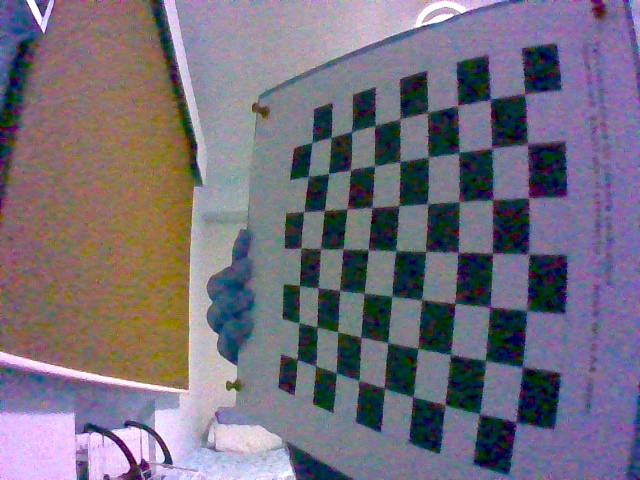
#> input picture jetbotcar/calibration/Img_00_16_59.jpg, 640 x 480 px
$ python undistort.py Img_00_16_59.jpg   (older library calls are emulated)
#> lines starting #> are read from the running program, lines starting #| are printed output that depends on the picture
# You should replace these 3 lines with the output in calibration step
import numpy as np
import cv2
import sys

DIM=(640, 480)
K=np.array([[303.50302110360155, 0.0, 309.3304248853367], [0.0, 301.7866827641378, 250.41685282205265], [0.0, 0.0, 1.0]])
D=np.array([[0.04531290460366392], [-1.330731154170817], [4.949802075414228], [-5.589086135185314]])
def undistort(img_path):
#> called with img_path = 'Img_00_16_59.jpg'
    img = cv2.imread(img_path)
#> img is the input picture: shape (480, 640, 3); mean B, G, R 124, 109.7, 115.5
    h,w = img.shape[:2]
#> h = 480; w = 640
    map1, map2 = cv2.fisheye.initUndistortRectifyMap(K, D, np.eye(3), K, DIM, cv2.CV_16SC2)
    undistorted_img = cv2.remap(img, map1, map2, interpolation=cv2.INTER_LINEAR, borderMode=cv2.BORDER_CONSTANT)
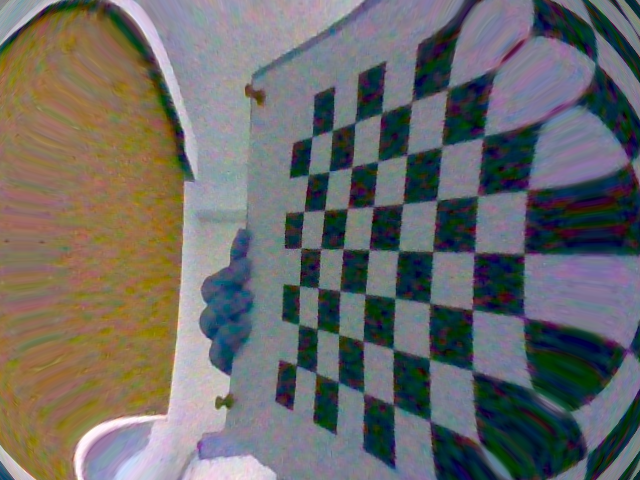
#> undistorted_img: shape (480, 640, 3); mean B, G, R 103.5, 104.9, 105.5
    cv2.imshow("undistorted", undistorted_img)
    cv2.waitKey(0)
    cv2.destroyAllWindows()
if __name__ == '__main__':
    for p in sys.argv[1:]:
        undistort(p)

$ run again, on jetbotcar/calibration/Img_00_17_05.jpg
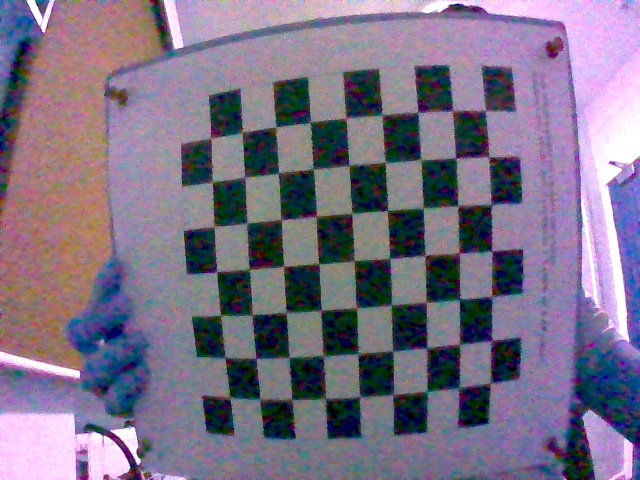
#> input picture jetbotcar/calibration/Img_00_17_05.jpg, 640 x 480 px
#> in undistort, img is the input picture: shape (480, 640, 3); mean B, G, R 134.7, 113.5, 123.5
#> in undistort, `undistorted_img = cv2.remap(img, map1, map2, interpolation=cv2.INTER_L..`:
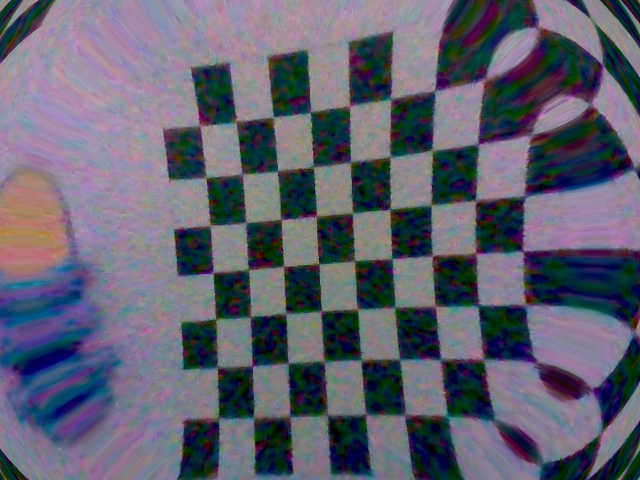
#> undistorted_img: shape (480, 640, 3); mean B, G, R 111.8, 96.1, 96.4

$ run again, on jetbotcar/calibration/Img_00_17_12.jpg
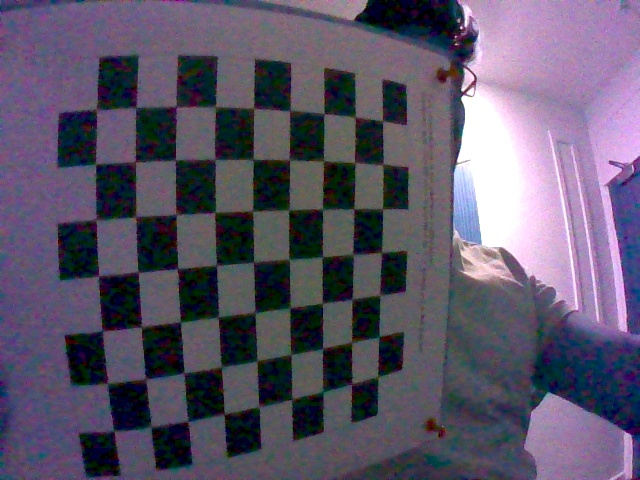
#> input picture jetbotcar/calibration/Img_00_17_12.jpg, 640 x 480 px
#> in undistort, img is the input picture: shape (480, 640, 3); mean B, G, R 104.6, 85, 92.1
#> in undistort, `undistorted_img = cv2.remap(img, map1, map2, interpolation=cv2.INTER_L..`:
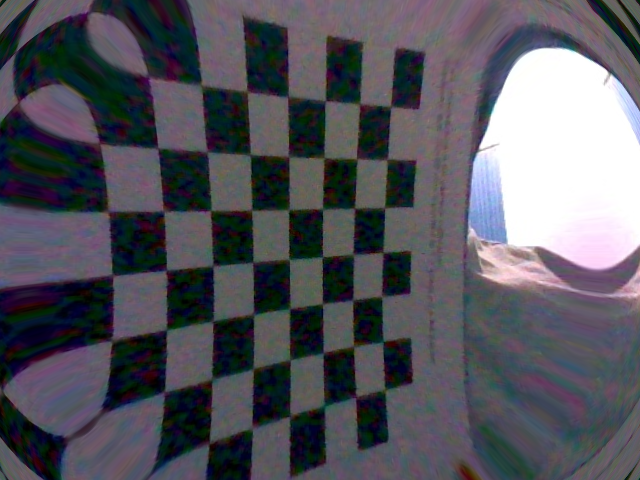
#> undistorted_img: shape (480, 640, 3); mean B, G, R 92.6, 84.7, 84.9
